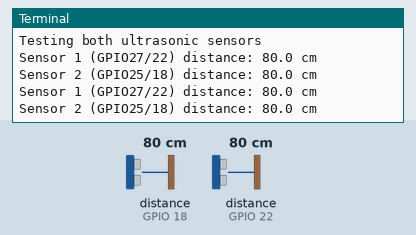
The program below on a simulated Raspberry Pi (BCM pin numbers). Shown: the last lines printed to the terminal. Inputs (shaded band) come from the test bench; at power-on: distance to the obstacle (sensors on GPIO 18, GPIO 22) 80 cm. The echo pulse lasts 58.3 µs per cm; threads take turns every 2 ms.

Above: at 1.2 s.
1.3 s: distance to the obstacle (sensor on GPIO 18) set to 2 cm
At 2.29 s:
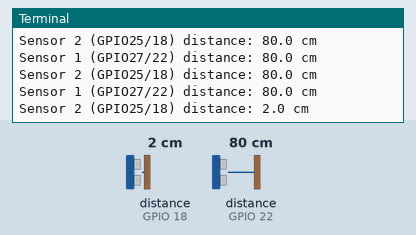
2.8 s: distance to the obstacle (sensor on GPIO 22) set to 2 cm
At 3.29 s:
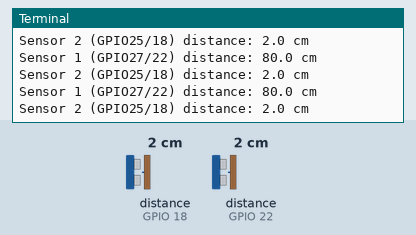
4.3 s: distance to the obstacle (sensor on GPIO 18) set to 4 cm
At 4.79 s:
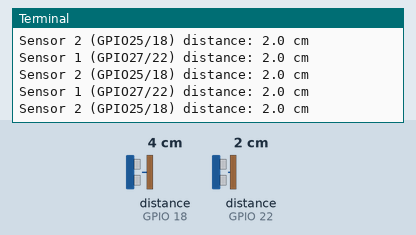
5.8 s: distance to the obstacle (sensor on GPIO 22) set to 4 cm
At 6.29 s:
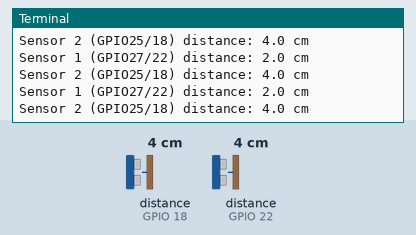
Timing chart, 0 to 8.3 s (numbered marks = the images above; inputs shaded):
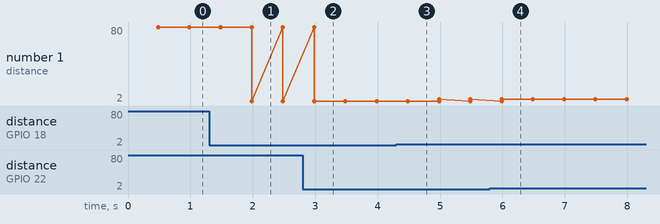

The program:

ultrasonic.py
```python
from gpiozero import DistanceSensor, PWMSoftwareFallback
import warnings

class Ultrasonic:
    def __init__(self, sensor_id=1):
        # Initialize the Ultrasonic class and set up the distance sensor.
        # sensor_id: 1 for first sensor (default), 2 for second sensor
        warnings.filterwarnings("ignore", category=PWMSoftwareFallback)  # Ignore PWM software fallback warnings

        if sensor_id == 1:
            self.trigger_pin = 27  # First sensor trigger pin
            self.echo_pin = 22     # First sensor echo pin
        elif sensor_id == 2:
            self.trigger_pin = 25  # Second sensor trigger pin
            self.echo_pin = 18     # Second sensor echo pin
        else:
            raise ValueError(f"Invalid sensor_id: {sensor_id}. Must be 1 or 2.")

        self.sensor_id = sensor_id
        self.sensor = DistanceSensor(echo=self.echo_pin, trigger=self.trigger_pin, max_distance=3)  # Initialize the distance sensor

    def get_distance(self):
        # Get the distance measurement from the ultrasonic sensor in centimeters.
        distance_cm = self.sensor.distance * 100  # Convert distance from meters to centimeters
        return round(float(distance_cm), 1)       # Return the distance rounded to one decimal place

    def close(self):
        # Close the distance sensor.
        self.sensor.close()        # Close the sensor to release resources

if __name__ == '__main__':
    import time      # Import the time module for sleep functionality
    import sys       # Import the sys module for command-line arguments
    import threading # Import threading for concurrent sensor reading

    # Check if sensor_id argument is provided
    if len(sys.argv) > 1:
        sensor_id = int(sys.argv[1])
        ultrasonic = Ultrasonic(sensor_id=sensor_id)  # Initialize the specified sensor
        try:
            while True:
                print("Sensor {} distance: {}cm".format(sensor_id, ultrasonic.get_distance()))  # Print the distance measurement
                time.sleep(0.5)        # Wait for 0.5 seconds
        except KeyboardInterrupt:      # Handle keyboard interrupt (Ctrl+C)
            ultrasonic.close()         # Close the sensor
            print("\nEnd of program")  # Print an end message
    else:
        # Test both sensors simultaneously
        print("Testing both ultrasonic sensors")
        ultrasonic1 = Ultrasonic(sensor_id=1)  # Initialize sensor 1
        ultrasonic2 = Ultrasonic(sensor_id=2)  # Initialize sensor 2

        running = True

        def read_sensor(sensor, sensor_name):
            """Read distance from a sensor continuously"""
            try:
                while running:
                    distance = sensor.get_distance()
                    print(f"{sensor_name} distance: {distance} cm")
                    time.sleep(0.5)
            except Exception as e:
                print(f"{sensor_name} error: {e}")

        try:
            # Create threads for both sensors
            thread1 = threading.Thread(target=read_sensor, args=(ultrasonic1, "Sensor 1 (GPIO27/22)"))
            thread2 = threading.Thread(target=read_sensor, args=(ultrasonic2, "Sensor 2 (GPIO25/18)"))

            # Start both threads
            thread1.start()
            thread2.start()

            # Wait for threads to finish
            thread1.join()
            thread2.join()

        except KeyboardInterrupt:      # Handle keyboard interrupt (Ctrl+C)
            running = False
            time.sleep(0.5)
            ultrasonic1.close()        # Close sensor 1
            ultrasonic2.close()        # Close sensor 2
            print("\nEnd of program")  # Print an end message
```

Measured:
- after the input at 1.3 s, the terminal: prints a new line after 0.68 s (image 1)
- plotted number 1: 2 → 4 after the input at 4.3 s
